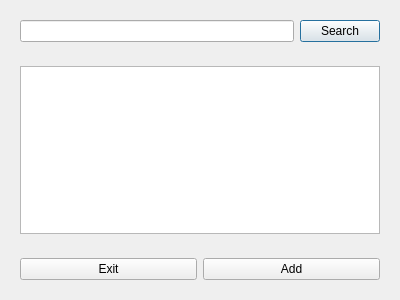
<?xml version="1.0" encoding="UTF-8"?>
<ui version="4.0">
 <class>SongsInPlaylist</class>
 <widget class="QDialog" name="SongsInPlaylist">
  <property name="geometry">
   <rect>
    <x>0</x>
    <y>0</y>
    <width>400</width>
    <height>300</height>
   </rect>
  </property>
  <property name="windowTitle">
   <string>Dialog</string>
  </property>
  <layout class="QVBoxLayout" name="verticalLayout">
   <item>
    <widget class="QWidget" name="widget" native="true">
     <layout class="QHBoxLayout" name="horizontalLayout_2">
      <item>
       <widget class="QLineEdit" name="lineEdit"/>
      </item>
      <item>
       <widget class="QPushButton" name="search">
        <property name="text">
         <string>Search</string>
        </property>
       </widget>
      </item>
     </layout>
    </widget>
   </item>
   <item>
    <widget class="QWidget" name="widget_2" native="true">
     <layout class="QVBoxLayout" name="verticalLayout_2">
      <item>
       <widget class="QTableView" name="songTable"/>
      </item>
     </layout>
    </widget>
   </item>
   <item>
    <widget class="QWidget" name="widget_3" native="true">
     <layout class="QHBoxLayout" name="horizontalLayout">
      <item>
       <widget class="QPushButton" name="exit">
        <property name="text">
         <string>Exit</string>
        </property>
       </widget>
      </item>
      <item>
       <widget class="QPushButton" name="add">
        <property name="text">
         <string>Add</string>
        </property>
       </widget>
      </item>
     </layout>
    </widget>
   </item>
  </layout>
 </widget>
 <resources/>
 <connections/>
</ui>
